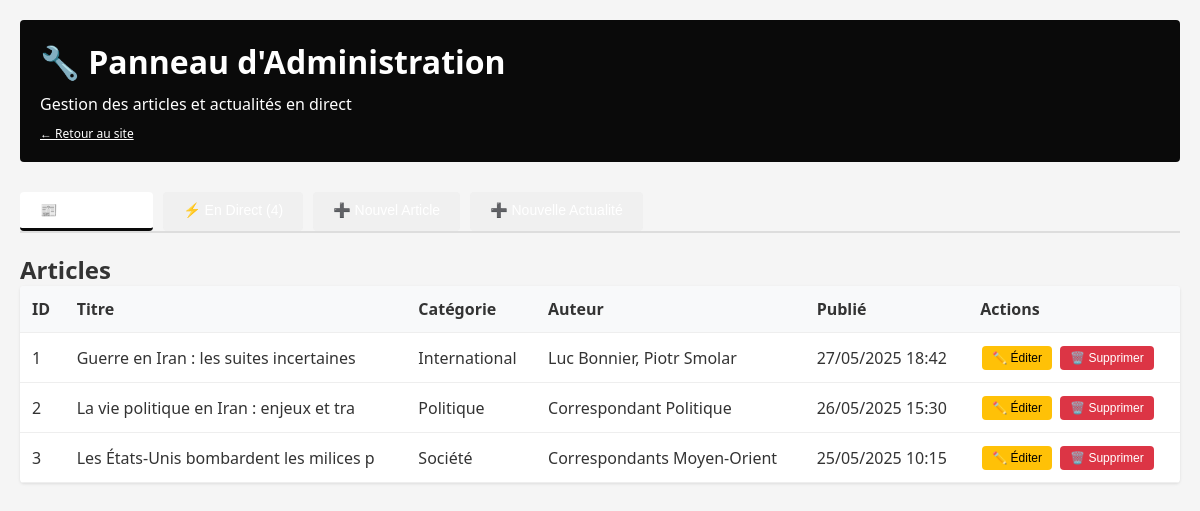
Page /admin/index.php on the earlier database version.
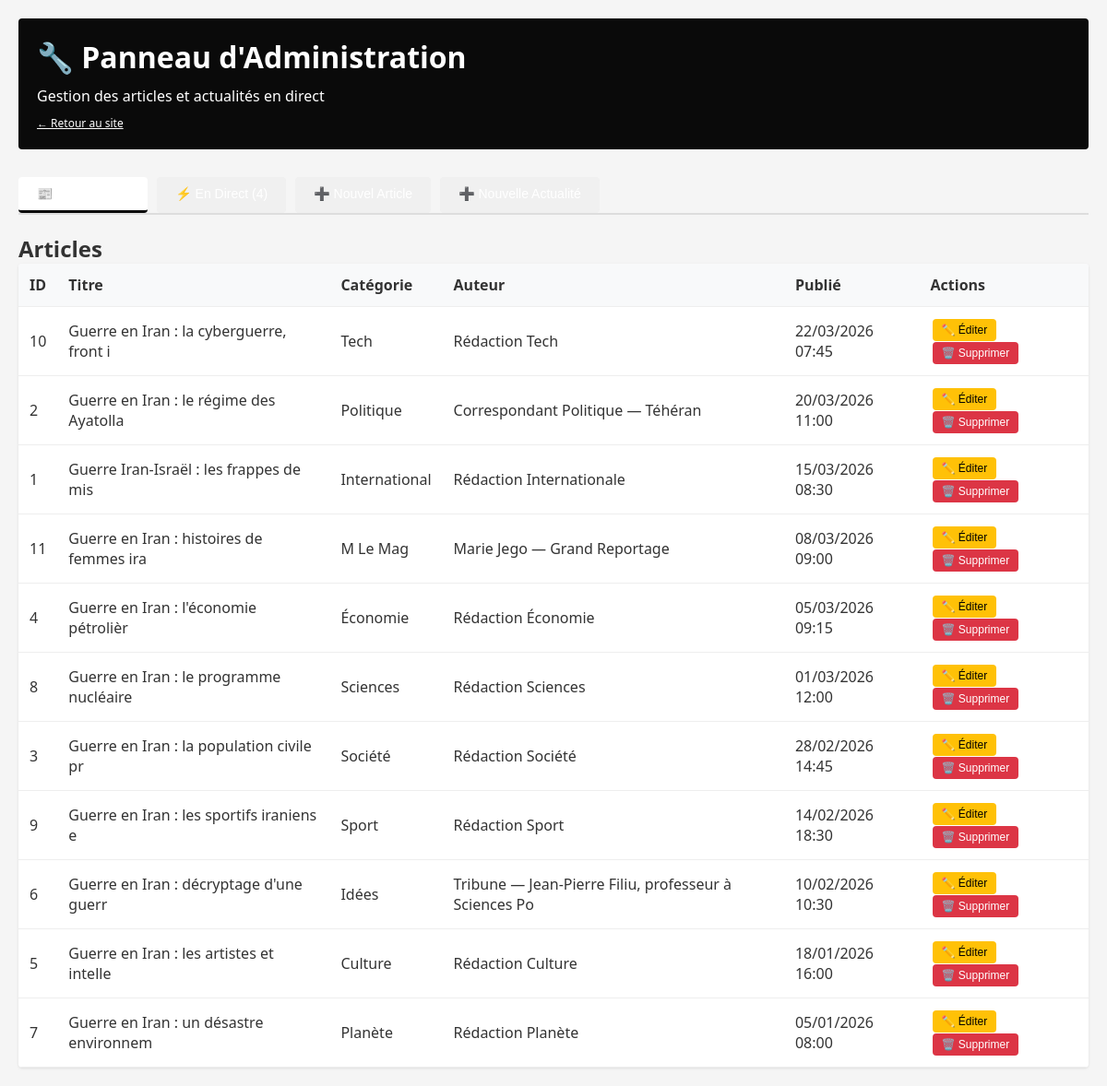
Same page on the later database version.
### tables this page shows
CREATE TABLE IF NOT EXISTS articles (
    id INT AUTO_INCREMENT PRIMARY KEY,
    category_id INT NOT NULL,
    title VARCHAR(255) NOT NULL,
    description VARCHAR(500),
    content LONGTEXT,
    author VARCHAR(150),
    image_url VARCHAR(500),
    is_featured BOOLEAN DEFAULT 0,
    published_at TIMESTAMP DEFAULT CURRENT_TIMESTAMP,
    created_at TIMESTAMP DEFAULT CURRENT_TIMESTAMP,
    updated_at TIMESTAMP DEFAULT CURRENT_TIMESTAMP ON UPDATE CURRENT_TIMESTAMP,
    FOREIGN KEY (category_id) REFERENCES categories(id) ON DELETE CASCADE,
    INDEX idx_category (category_id),
    INDEX idx_published (published_at),
    INDEX idx_featured (is_featured)
);

CREATE TABLE IF NOT EXISTS categories (
    id INT AUTO_INCREMENT PRIMARY KEY,
    name VARCHAR(100) NOT NULL UNIQUE,
    slug VARCHAR(100) NOT NULL UNIQUE,
    created_at TIMESTAMP DEFAULT CURRENT_TIMESTAMP,
    updated_at TIMESTAMP DEFAULT CURRENT_TIMESTAMP ON UPDATE CURRENT_TIMESTAMP
);

### model/Article.php (called while the page is built, shortened)
<?php
class Article {
    private $pdo;
    public function __construct($pdo) {
        $this->pdo = $pdo;
    }
    public function getAll($limit = 9, $offset = 0) {
        $sql = "SELECT a.*, c.name as category_name FROM articles a
                LEFT JOIN categories c ON a.category_id = c.id
                ORDER BY a.published_at DESC
                LIMIT :offset, :limit";
        $stmt = $this->pdo->prepare($sql);
        $stmt->bindParam(':offset', $offset, PDO::PARAM_INT);
        $stmt->bindParam(':limit', $limit, PDO::PARAM_INT);
        $stmt->execute();
        return $stmt->fetchAll(PDO::FETCH_ASSOC);
    }
}
?>

### admin/index.php (the view, shortened to what this page needs)
<?php
require_once __DIR__ . '/../model/Article.php';
$database = new Database();
$pdo = $database->connect();
$articleModel = new Article($pdo);
$diffusionModel = new Diffusion($pdo);
$articles = $articleModel->getAll(100);
$diffusions = $diffusionModel->getAll();
?>
<!DOCTYPE html>
<html lang="fr">
<head>
</head>
<body>
<div class="container">
    <header>
        <h1>🔧 Panneau d'Administration</h1>
        <p>Gestion des articles et actualités en direct</p>
        <p style="margin-top: 10px; font-size: 12px;">
            <a href="../index.php" style="color: #fff; text-decoration: underline;">← Retour au site</a>
        </p>
    </header>
    <div class="nav-tabs">
        <button class="tab-btn active" onclick="showTab('articles')">📰 Articles (<?php echo count($articles); ?>)</button>
        <button class="tab-btn" onclick="showTab('diffusions')">⚡ En Direct (<?php echo count($diffusions); ?>)</button>
        <button class="tab-btn" onclick="showTab('ajouter-article')">➕ Nouvel Article</button>
        <button class="tab-btn" onclick="showTab('ajouter-diffusion')">➕ Nouvelle Actualité</button>
    </div>
    <div id="articles" class="tab-content active">
        <h2>Articles</h2>
        <table>
            <thead>
                <tr>
                    <th>ID</th>
                    <th>Titre</th>
                    <th>Catégorie</th>
                    <th>Auteur</th>
                    <th>Publié</th>
                    <th>Actions</th>
                </tr>
            </thead>
            <tbody>
                <?php foreach ($articles as $art): ?>
                <tr>
                    <td><?php echo $art['id']; ?></td>
                    <td><?php echo htmlspecialchars(substr($art['title'], 0, 40)); ?></td>
                    <td><?php echo $art['category_name'] ?? 'N/A'; ?></td>
                    <td><?php echo htmlspecialchars($art['author'] ?? 'Rédaction'); ?></td>
                    <td><?php echo date('d/m/Y H:i', strtotime($art['published_at'])); ?></td>
                    <td>
                        <button class="btn-small btn-edit" onclick="editArticle(<?php echo $art['id']; ?>)">✏️ Éditer</button>
                        <button class="btn-small btn-delete" onclick="deleteArticle(<?php echo $art['id']; ?>)">🗑️ Supprimer</button>
                    </td>
                </tr>
                <?php endforeach; ?>
            </tbody>
        </table>
    </div>
    </div>
</body>
</html>

### admin/index.php (style rules this page uses)
* { margin: 0; padding: 0; box-sizing: border-box; }
body { font-family: 'Segoe UI', Tahoma, Geneva, Verdana, sans-serif; background: #f5f5f5; color: #333; }
.container { max-width: 1200px; margin: 0 auto; padding: 20px; }
header { background: #0a0a0a; color: #fff; padding: 20px; margin-bottom: 30px; border-radius: 4px; }
h1 { margin-bottom: 10px; }
.nav-tabs { display: flex; gap: 10px; margin: 20px 0; border-bottom: 2px solid #ddd; }
.nav-tabs button { padding: 10px 20px; background: #f0f0f0; border: none; cursor: pointer; font-size: 14px; border-bottom: 3px solid transparent; transition: all 0.3s; }
.nav-tabs button.active { background: #fff; border-bottom-color: #0a0a0a; font-weight: 600; }
.tab-content { display: none; }
.tab-content.active { display: block; }
button { background: #0057a8; color: #fff; padding: 10px 20px; border: none; border-radius: 4px; cursor: pointer; font-size: 14px; transition: background 0.3s; }
table { width: 100%; border-collapse: collapse; background: #fff; border-radius: 4px; overflow: hidden; box-shadow: 0 1px 3px rgba(0, 0, 0, 0.1); }
th, td { padding: 12px; text-align: left; border-bottom: 1px solid #eee; }
th { background: #f8f9fa; font-weight: 600; }
.btn-small { padding: 5px 10px; font-size: 12px; margin: 0 2px; }
.btn-delete { background: #dc3545; }
.btn-edit { background: #ffc107; color: #000; }

Differences in the rows shown:
added articles: id "10", title "Guerre en Iran : la cyberguerre, front i", category.name "Tech", author "Rédaction Tech", published_at "22/03/2026 07:45"
changed articles "Politique": title "La vie politique en Iran : enjeux et tra" → "Guerre en Iran : le régime des Ayatolla"; author "Correspondant Politique" → "Correspondant Politique — Téhéran"; published_at "26/05/2025 15:30" → "20/03/2026 11:00"; moves up the list
changed articles "International": title "Guerre en Iran : les suites incertaines" → "Guerre Iran-Israël : les frappes de mis"; author "Luc Bonnier, Piotr Smolar" → "Rédaction Internationale"; published_at "27/05/2025 18:42" → "15/03/2026 08:30"
added articles: id "11", title "Guerre en Iran : histoires de femmes ira", category.name "M Le Mag", author "Marie Jego — Grand Reportage", published_at "08/03/2026 09:00"
added articles: id "4", title "Guerre en Iran : l'économie pétrolièr", category.name "Économie", author "Rédaction Économie", published_at "05/03/2026 09:15"
added articles: id "8", title "Guerre en Iran : le programme nucléaire", category.name "Sciences", author "Rédaction Sciences", published_at "01/03/2026 12:00"
changed articles "Société": title "Les États-Unis bombardent les milices p" → "Guerre en Iran : la population civile pr"; author "Correspondants Moyen-Orient" → "Rédaction Société"; published_at "25/05/2025 10:15" → "28/02/2026 14:45"
added articles: id "9", title "Guerre en Iran : les sportifs iraniens e", category.name "Sport", author "Rédaction Sport", published_at "14/02/2026 18:30"
added articles: id "6", title "Guerre en Iran : décryptage d'une guerr", category.name "Idées", author "Tribune — Jean-Pierre Filiu, professeur à Sciences Po", published_at "10/02/2026 10:30"
added articles: id "5", title "Guerre en Iran : les artistes et intelle", category.name "Culture", author "Rédaction Culture", published_at "18/01/2026 16:00"
added articles: id "7", title "Guerre en Iran : un désastre environnem", category.name "Planète", author "Rédaction Planète", published_at "05/01/2026 08:00"
